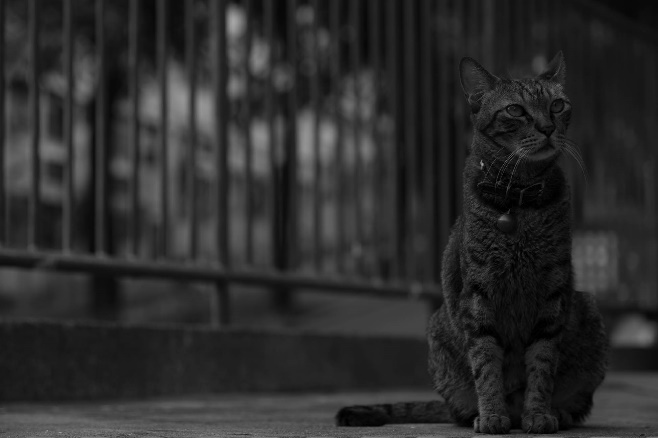
#> input picture Week01/Data/Quiz2/dark.jpg, 658 x 438 px
$ python quiz2_histogram.py
#> lines starting #> are read from the running program, lines starting #| are printed output that depends on the picture
"""Quiz 2: compare NumPy and OpenCV histogram equalization.

Run: python quiz2_histogram.py
The script writes exact PNG outputs, histograms, and summary.md.
"""

from __future__ import annotations

import argparse
import time
from pathlib import Path

import cv2
import numpy as np


def read_gray(path: Path) -> np.ndarray:
    image = cv2.imdecode(np.fromfile(path, dtype=np.uint8), cv2.IMREAD_GRAYSCALE)
    if image is None:
        raise ValueError(f"無法讀取影像：{path}")
    return image


def save_png(path: Path, image: np.ndarray) -> None:
    ok, encoded = cv2.imencode(".png", image)
    if not ok:
        raise ValueError(f"無法儲存影像：{path}")
    encoded.tofile(path)


def equalize_numpy(image: np.ndarray) -> np.ndarray:
    histogram = np.bincount(image.ravel(), minlength=256)
    cdf = histogram.cumsum()
    nonzero = cdf[cdf > 0]
    if nonzero.size == 0 or int(nonzero[0]) == image.size:
        return image.copy()
    cdf_min = int(nonzero[0])
    lut = np.clip(np.rint((cdf - cdf_min) * 255 /
                          (image.size - cdf_min)), 0, 255).astype(np.uint8)
    return lut[image]


def average_seconds(action, repeats: int) -> float:
    for _ in range(3):
        action()
    start = time.perf_counter()
    for _ in range(repeats):
        action()
    return (time.perf_counter() - start) / repeats


def image_stats(image: np.ndarray) -> tuple[int, int, float, float, float]:
    p5, p95 = np.percentile(image, [5, 95])
    return (int(image.min()), int(image.max()), float(image.mean()),
            float(image.std()), float(p95 - p5))


def image_panel(image: np.ndarray, title: str) -> np.ndarray:
    height, width = image.shape
    scale = min(420 / width, 280 / height)
    resized = cv2.resize(image, (round(width * scale), round(height * scale)))
    panel = np.full((320, 420, 3), 255, dtype=np.uint8)
    y = (280 - resized.shape[0]) // 2
    x = (420 - resized.shape[1]) // 2
    panel[y:y + resized.shape[0], x:x + resized.shape[1]] = cv2.cvtColor(
        resized, cv2.COLOR_GRAY2BGR
    )
    cv2.putText(panel, title, (16, 307), cv2.FONT_HERSHEY_SIMPLEX,
                0.72, (20, 20, 20), 2)
    return panel


def histogram_panel(image: np.ndarray, title: str) -> np.ndarray:
    panel = np.full((320, 420, 3), 255, dtype=np.uint8)
    hist = np.bincount(image.ravel(), minlength=256).astype(np.float64)
    plot_height = 235
    plot_width = 350
    left = 48
    bottom = 275
    cv2.line(panel, (left, bottom), (left + plot_width, bottom),
             (30, 30, 30), 2)
    cv2.line(panel, (left, bottom), (left, bottom - plot_height),
             (30, 30, 30), 2)
    peak = max(float(hist.max()), 1.0)
    points = np.array([
        [left + round(index * plot_width / 255),
         bottom - round(value * plot_height / peak)]
        for index, value in enumerate(hist)
    ], dtype=np.int32)
    cv2.polylines(panel, [points], False, (180, 75, 25), 2)
    cv2.putText(panel, "0", (left - 8, bottom + 24), cv2.FONT_HERSHEY_SIMPLEX,
                0.5, (20, 20, 20), 1)
    cv2.putText(panel, "255", (left + plot_width - 27, bottom + 24),
                cv2.FONT_HERSHEY_SIMPLEX, 0.5, (20, 20, 20), 1)
    cv2.putText(panel, title + " histogram", (58, 30),
                cv2.FONT_HERSHEY_SIMPLEX, 0.65, (20, 20, 20), 2)
    return panel


def main() -> None:
    root = Path(__file__).resolve().parent
    submission = root / "Week01" / "Data" / "Quiz2"
    default_input = root / "images" / "dark.jpg"
    if not default_input.exists():
        default_input = submission / "dark.jpg"

    parser = argparse.ArgumentParser(description=__doc__)
    parser.add_argument("--input", type=Path, default=default_input)
    parser.add_argument("--output-dir", type=Path,
                        default=(submission / "advanced" if submission.is_dir()
                                 else root / "results" / "quiz2_advanced"))
    parser.add_argument("--repeat", type=int, default=100)
    args = parser.parse_args()
    if args.repeat < 1:
        parser.error("--repeat 必須至少為 1")
    if not args.input.is_file():
        parser.error(f"找不到輸入影像：{args.input}")

    gray = read_gray(args.input)
#> in read_gray, image is the input picture: shape (438, 658); min 0, max 166, mean 43.9
    opencv_action = lambda: cv2.equalizeHist(gray)
    numpy_action = lambda: equalize_numpy(gray)
    opencv_time = average_seconds(opencv_action, args.repeat)
    numpy_time = average_seconds(numpy_action, args.repeat)
#> numpy_time = 0.00105
    equalized_cv = opencv_action()
    equalized_np = numpy_action()
    difference = cv2.absdiff(equalized_cv, equalized_np)

    output = args.output_dir
    output.mkdir(parents=True, exist_ok=True)
    save_png(output / "equalized_opencv.png", equalized_cv)
    save_png(output / "equalized_numpy.png", equalized_np)
    save_png(output / "difference.png", difference)

    versions = (("Before", gray), ("OpenCV", equalized_cv),
                ("NumPy", equalized_np))
    comparison = cv2.vconcat([
        cv2.hconcat([image_panel(image, title) for title, image in versions]),
        cv2.hconcat([histogram_panel(image, title)
                     for title, image in versions]),
    ])
#> in image_panel, `cv2.putText(panel, title, (16, 307), cv2.FONT_HERSHEY_SIMPLEX, 0.72, (..`:
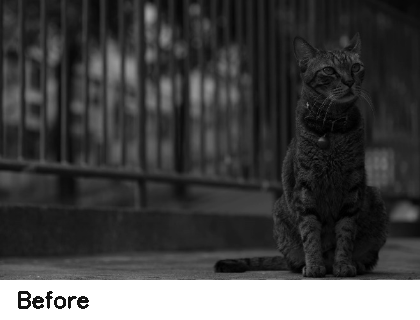
#> panel: shape (320, 420, 3); min 0, max 255, mean 69.2
#> call 2 of image_panel, with title = 'OpenCV'
#> in image_panel (call 2), `resized = cv2.resize(image, (round(width * scale), round(height * scal..`:
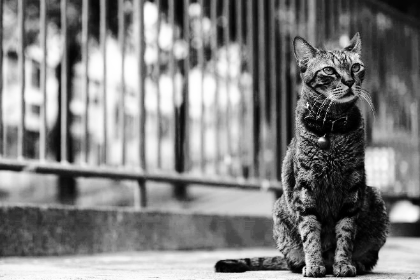
#> resized: shape (280, 420); min 0, max 255, mean 129.1
#> in image_panel (call 2), `resized = cv2.resize(image, (round(width * scale), round(height * scal..`:
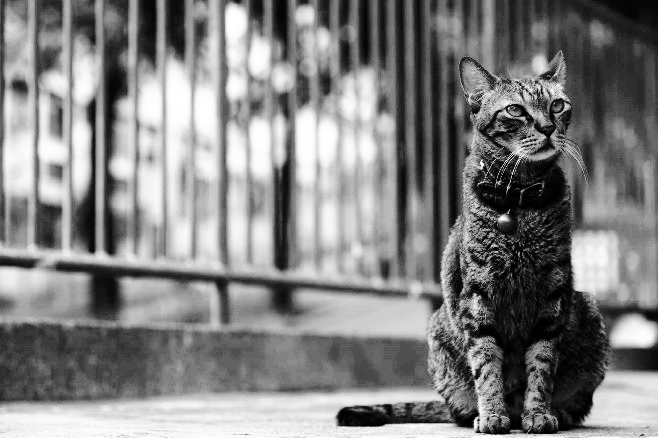
#> image: shape (438, 658); min 0, max 255, mean 129.2
#> in image_panel (call 2), `panel[y:y + resized.shape[0], x:x + resized.shape[1]] = cv2.cvtColor( ..`:
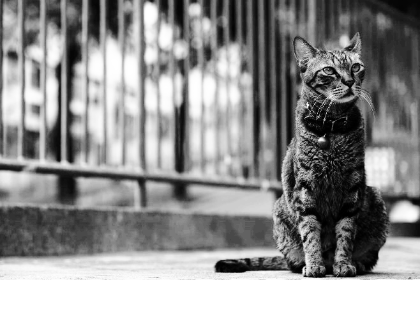
#> panel: shape (320, 420, 3); min 0, max 255, mean 144.8
#> in histogram_panel, `panel = np.full((320, 420, 3), 255, dtype=np.uint8)`: panel: shape (320, 420, 3); every value is 255
#> in histogram_panel, `hist = np.bincount(image.ravel(), minlength=256).astype(np.float64)`: hist = 256 values, max 7886 at index 32, min 0 at index 167, mean 1125.8
#> in histogram_panel, `peak = max(float(hist.max()), 1.0)`: peak = 7886
#> in histogram_panel, `points = np.array([ [left + round(index * plot_width / 255), bottom - ..`: points = 256 pairs, first value 48 to 398, second value 40 to 275
#> in histogram_panel, `cv2.putText(panel, "0", (left - 8, bottom + 24), cv2.FONT_HERSHEY_SIMP..`: panel: shape (320, 420, 3); mean of channels 0, 1, 2 251.3, 249.3, 248.3
#> in histogram_panel, `cv2.putText(panel, "255", (left + plot_width - 27, bottom + 24), cv2.F..`: panel: shape (320, 420, 3); mean of channels 0, 1, 2 251.2, 249.1, 248.2
#> in histogram_panel, `cv2.putText(panel, title + " histogram", (58, 30), cv2.FONT_HERSHEY_SI..`:
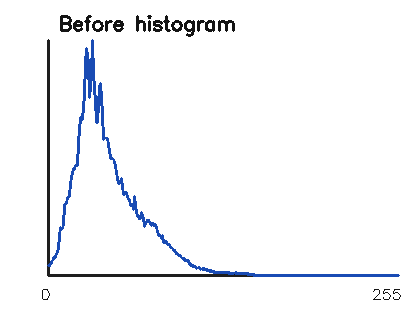
#> panel: shape (320, 420, 3); mean of channels 0, 1, 2 249, 247, 246; drawn as B, G, R
#> in histogram_panel (call 2), `cv2.putText(panel, "0", (left - 8, bottom + 24), cv2.FONT_HERSHEY_SIMP..`: panel: shape (320, 420, 3); mean of channels 0, 1, 2 236.9, 213.7, 202.7
#> in histogram_panel (call 2), `cv2.putText(panel, "255", (left + plot_width - 27, bottom + 24), cv2.F..`: panel: shape (320, 420, 3); mean of channels 0, 1, 2 236.7, 213.5, 202.5
#> call 3 of histogram_panel, with title = 'NumPy'
#> in histogram_panel (call 3), `cv2.putText(panel, title + " histogram", (58, 30), cv2.FONT_HERSHEY_SI..`:
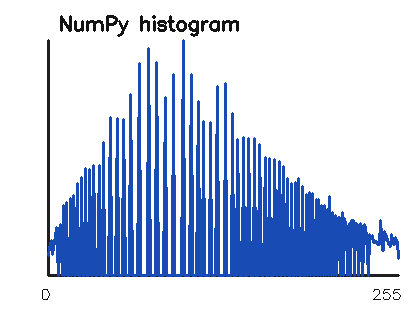
#> panel: shape (320, 420, 3); mean of channels 0, 1, 2 234.6, 211.4, 200.4; drawn as B, G, R
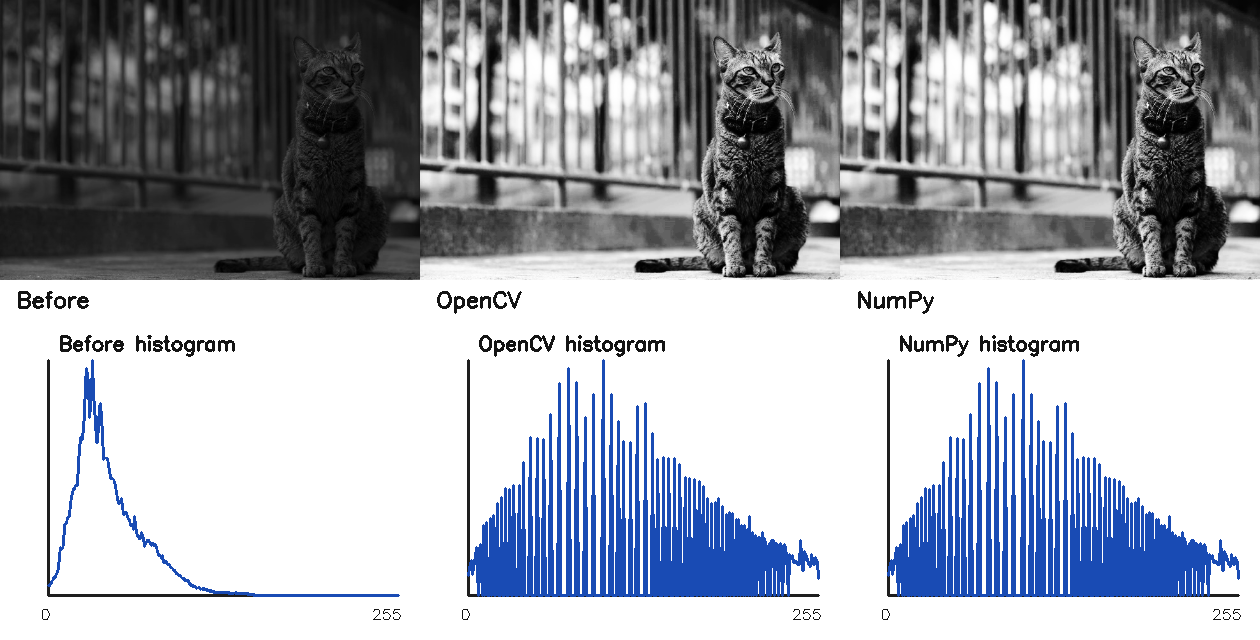
#> comparison: shape (640, 1260, 3); mean of channels 0, 1, 2 179.1, 171.1, 167.2; drawn as B, G, R
    save_png(output / "comparison.png", comparison)

    before = image_stats(gray)
#> in image_stats, `p5, p95 = np.percentile(image, [5, 95])`: p5 = 13; p95 = 90
#> before = (0, 166, 43.87, 24.05, 77)
    after_cv = image_stats(equalized_cv)
    after_np = image_stats(equalized_np)
    mean_diff = float(difference.mean())
    max_diff = int(difference.max())
    differing = int(np.count_nonzero(difference))
    faster = "OpenCV" if opencv_time < numpy_time else "NumPy"
#> faster = 'OpenCV'
    result_note = (
        "本張影像的兩種輸出逐像素完全相同。"
        if max_diff == 0 else
        "細微差異可能來自查找表的捨入方式。"
    )
    report = f"""# Quiz 2 進階比較

輸入影像：`{args.input.name}`，大小 {gray.shape[1]} × {gray.shape[0]}。
兩種方法都執行 {args.repeat} 次，先預熱 3 次；計時不含讀檔、存檔與繪圖。
NumPy 方法由 256 格直方圖、累積分布函數（CDF）與查找表（LUT）實作。

| 方法 | 平均每次時間 |
| --- | ---: |
| OpenCV `equalizeHist` | {opencv_time * 1000:.4f} ms |
| NumPy 自行計算 | {numpy_time * 1000:.4f} ms |

| 影像 | 最小值 | 最大值 | 平均亮度 | 標準差 | P95 - P5 |
| --- | ---: | ---: | ---: | ---: | ---: |
| 處理前 | {before[0]} | {before[1]} | {before[2]:.2f} | {before[3]:.2f} | {before[4]:.2f} |
| OpenCV 後 | {after_cv[0]} | {after_cv[1]} | {after_cv[2]:.2f} | {after_cv[3]:.2f} | {after_cv[4]:.2f} |
| NumPy 後 | {after_np[0]} | {after_np[1]} | {after_np[2]:.2f} | {after_np[3]:.2f} | {after_np[4]:.2f} |

P95 - P5 是中央 90% 像素的亮度跨度，標準差反映整體亮度分散程度。
請參照 `comparison.png` 同時比較視覺效果與三張直方圖；
較寬的分布通常表示對比提高，但也可能放大雜訊。

| 兩種方法差異 | 數值 |
| --- | ---: |
| 平均絕對像素差 | {mean_diff:.4f} |
| 最大絕對像素差 | {max_diff} |
| 不同像素數 | {differing:,} / {gray.size:,} ({differing / gray.size:.2%}) |

本次測量由 **{faster}** 較快。差異以 `difference.png` 的實際像素值呈現；
{result_note}時間會隨電腦負載變動。
"""
    (output / "summary.md").write_text(report, encoding="utf-8")
    print(f"OpenCV 平均：{opencv_time * 1000:.4f} ms")
    print(f"NumPy  平均：{numpy_time * 1000:.4f} ms")
#| NumPy  平均：1.0510 ms
    print(f"處理前後標準差：{before[3]:.2f} -> {after_cv[3]:.2f}")
#| 處理前後標準差：24.05 -> 73.18
    print(f"平均像素差：{mean_diff:.4f}；最大像素差：{max_diff}")
    print(f"結果資料夾：{output}")


if __name__ == "__main__":
    main()
